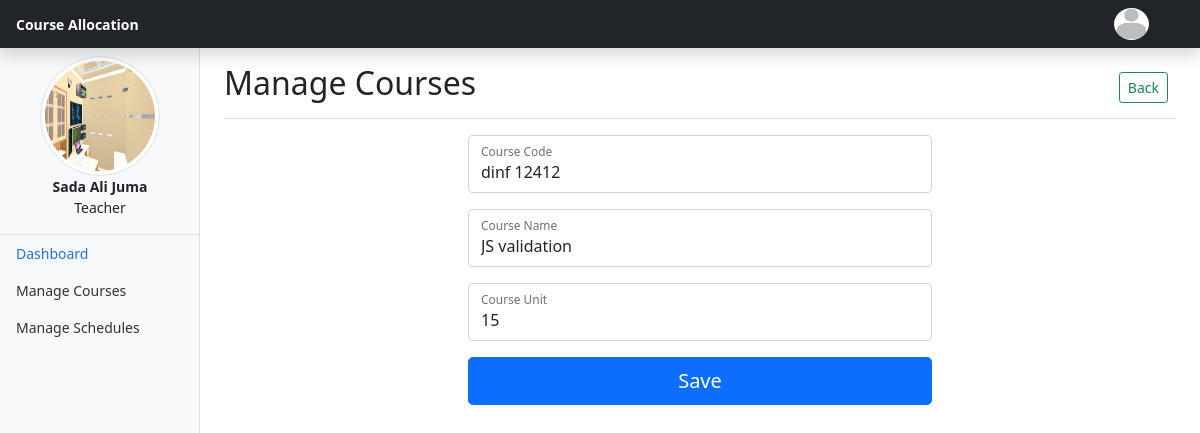
Page /editCourse.php?id=6 (signed in) on the committed database.
### tables this page shows
CREATE TABLE `users` (
  `userID` int(11) NOT NULL,
  `userName` varchar(20) DEFAULT NULL,
  `password` varchar(250) DEFAULT NULL,
  `roleID` int(11) DEFAULT NULL,
  `lastLogin` datetime DEFAULT NULL,
  `profile` varchar(50) DEFAULT NULL
);

CREATE TABLE `staffs` (
  `staffID` int(11) NOT NULL,
  `firstName` varchar(50) NOT NULL,
  `middleName` varchar(50) NOT NULL,
  `lastName` varchar(50) NOT NULL,
  `DOB` date NOT NULL,
  `userID` int(11) NOT NULL
);

CREATE TABLE `roles` (
  `roleID` int(11) NOT NULL,
  `roleName` varchar(20) DEFAULT NULL,
  `roleDescription` varchar(50) DEFAULT NULL
);

CREATE TABLE `courses` (
  `courseID` int(11) NOT NULL,
  `courseCode` varchar(15) NOT NULL,
  `courseName` varchar(60) NOT NULL,
  `courseUnit` int(11) NOT NULL
);

### editCourse.php (the view, shortened to what this page needs)
<!doctype html>
<html lang="en">
<head>
	<?php require_once("page_title.php"); ?>
</head>
<body>
	<?php
	include_once("header.php");
	?>
	<div class="container-fluid">
		<div class="row">
			<?php
			include_once("nav.php");
			?>
			<main class="col-md-9 ms-sm-auto col-lg-10 px-md-4">
				<div class="d-flex justify-content-between flex-wrap flex-md-nowrap align-items-center pt-3 pb-2 mb-3 border-bottom">
					<h1 class="h2">Manage Courses</h1>
					<div class="btn-toolbar mb-2 mb-md-0">
						<div class="btn-group me-2">
							<a href="courses.php" class="btn btn-sm btn-outline-success">Back</a>
						</div>
					</div>
				</div>
				<div class="row">
					<div class="col-12">
						<?php
						require_once("handlers/connection.php");
						?>
						<?php
						try {
							if (isset($_GET["id"])) {
								$id = $_GET["id"];
								$query = $conn->prepare("SELECT * FROM courses WHERE courseID=:cID");
								$query->execute(array(":cID" => $id));
								$result = $query->fetch();
						?>
								<form action="handlers/updateCourse.php" method="POST">
									<div class="row">
										<div class="mx-auto col col-12 col-md-9 col-lg-6">
											<div class="form-floating mb-3">
												<input type="text" class="form-control" required id="courseCode" value="<?php echo $result["courseCode"]; ?>" name="courseCode" placeholder="Course Code">
												<label for="courseCode">Course Code</label>
											</div>
											<div class="form-floating mb-3">
												<input type="text" class="form-control" required id="courseName" value="<?php echo $result["courseName"]; ?>" name="courseName" placeholder="Course Name">
												<label for="courseName">Course Name</label>
											</div>
											<div class="form-floating mb-3">
												<input type="number" class="form-control" min="1" max="20" required id="courseUnit" value="<?php echo $result["courseUnit"]; ?>" name="courseUnit" placeholder="Course Unit">
												<label for="courseUnit">Course Unit</label>
											</div>
											<button class="w-100 btn btn-lg btn-primary" type="submit">Save</button>
										</div>
									</div>
								</form>
						<?php
							}
						} catch (PDOException $e) {
						}
						?>
					</div>
				</div>
			</main>
		</div>
	</div>
</body>
</html>

### nav.php (shortened to what this page needs)
<?php
require_once("handlers/connection.php");
try {
	$query = $conn->prepare("SELECT * FROM users u,staffs s,roles r WHERE u.userID=s.userID AND u.roleID=r.roleID AND u.userName=:name");
	$user = $_SESSION["user"];
	$query->execute(array(":name" => $user));
	$res = $query->fetch();
} catch (PDOException $e) {
}
?>
<nav id="sidebarMenu" class="col-md-3 col-lg-2 d-md-block bg-light sidebar collapse">
	<img src="<?php echo 'assets/profile/' . $res["profile"]; ?>" alt="" class="img rounded-circle img-thumbnail d-block mx-auto mt-2" style="width: 120px;height: 120px;">
	<div class="d-block text-center">
		<strong class="font-weight-bold">
			<?php echo $res["firstName"] . " " . $res["middleName"] . " " . $res["lastName"]; ?>
		</strong>
		<p><?php echo $res["roleDescription"]; ?></p>
	</div>
	<div class="position-sticky border-top">
		<ul class="nav flex-column">
			<li class="nav-item">
				<a class="nav-link active" aria-current="page" href="dashboard.php">
					Dashboard
				</a>
			</li>
			<li class="nav-item">
				<a class="nav-link" href="courses.php">
					Manage Courses
				</a>
			</li>
			<li class="nav-item">
				<a class="nav-link" href="#">
					Manage Schedules
				</a>
			</li>
		</ul>
	</div>
</nav>

### assets/css/dashboard.css (style rules this page uses)
body { font-size: .875rem; }
.sidebar { position: fixed; top: 0; bottom: 0; left: 0; z-index: 100; padding: 48px 0 0; box-shadow: inset -1px 0 0 rgba(0, 0, 0, .1); }
.sidebar .nav-link { font-weight: 500; color: #333; }
.sidebar .nav-link.active { color: #2470dc; }

### rows in the picture
users: profile (picture), staffs.firstName "Sada", staffs.middleName "Ali", staffs.lastName "Juma", roleID.roleDescription "Teacher"
courses: courseCode "dinf 12412", courseName "JS validation", courseUnit "15"
